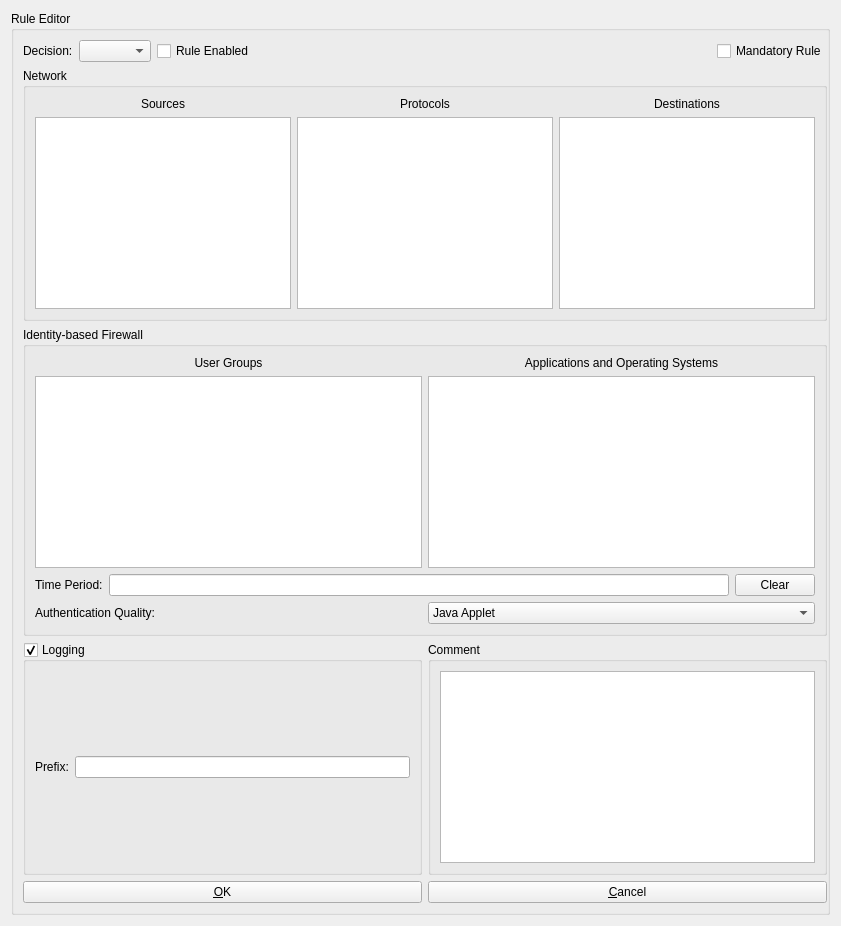
      <widget class="QWidget" name="page_2">
       <layout class="QVBoxLayout" name="verticalLayout_14">
        <item>
         <widget class="QGroupBox" name="acl_groupbox">
          <property name="title">
           <string>Rule Editor</string>
          </property>
          <layout class="QVBoxLayout" name="verticalLayout_13">
           <property name="rightMargin">
            <number>0</number>
           </property>
           <item>
            <layout class="QHBoxLayout" name="_7">
             <item>
              <widget class="QLabel" name="label">
               <property name="text">
                <string>Decision:</string>
               </property>
              </widget>
             </item>
             <item>
              <widget class="QComboBox" name="acl_decision">
               <property name="sizePolicy">
                <sizepolicy hsizetype="Minimum" vsizetype="Fixed">
                 <horstretch>0</horstretch>
                 <verstretch>0</verstretch>
                </sizepolicy>
               </property>
              </widget>
             </item>
             <item>
              <widget class="QCheckBox" name="acl_enabled">
               <property name="sizePolicy">
                <sizepolicy hsizetype="Expanding" vsizetype="Fixed">
                 <horstretch>0</horstretch>
                 <verstretch>0</verstretch>
                </sizepolicy>
               </property>
               <property name="text">
                <string>Rule Enabled</string>
               </property>
              </widget>
             </item>
             <item>
              <widget class="QCheckBox" name="acl_mandatory">
               <property name="text">
                <string>Mandatory Rule</string>
               </property>
              </widget>
             </item>
            </layout>
           </item>
           <item>
            <widget class="QGroupBox" name="groupBox">
             <property name="title">
              <string>Network</string>
             </property>
             <layout class="QGridLayout">
              <item row="0" column="0">
               <widget class="QLabel" name="label_2">
                <property name="text">
                 <string>Sources</string>
                </property>
                <property name="alignment">
                 <set>Qt::AlignCenter</set>
                </property>
               </widget>
              </item>
              <item row="0" column="1">
               <widget class="QLabel" name="label_4">
                <property name="text">
                 <string>Protocols</string>
                </property>
                <property name="alignment">
                 <set>Qt::AlignCenter</set>
                </property>
               </widget>
              </item>
              <item row="0" column="2">
               <widget class="QLabel" name="label_3">
                <property name="text">
                 <string>Destinations</string>
                </property>
                <property name="alignment">
                 <set>Qt::AlignCenter</set>
                </property>
               </widget>
              </item>
              <item row="1" column="0">
               <widget class="QListWidget" name="acl_sources">
                <property name="minimumSize">
                 <size>
                  <width>1</width>
                  <height>1</height>
                 </size>
                </property>
               </widget>
              </item>
              <item row="1" column="1">
               <widget class="QListWidget" name="acl_protocols">
                <property name="minimumSize">
                 <size>
                  <width>1</width>
                  <height>1</height>
                 </size>
                </property>
               </widget>
              </item>
              <item row="1" column="2">
               <widget class="QListWidget" name="acl_destinations">
                <property name="minimumSize">
                 <size>
                  <width>1</width>
                  <height>1</height>
                 </size>
                </property>
               </widget>
              </item>
             </layout>
            </widget>
           </item>
           <item>
            <widget class="QGroupBox" name="nufw_widget_group">
             <property name="enabled">
              <bool>true</bool>
             </property>
             <property name="title">
              <string>Identity-based Firewall</string>
             </property>
             <property name="flat">
              <bool>false</bool>
             </property>
             <property name="checkable">
              <bool>false</bool>
             </property>
             <layout class="QVBoxLayout" name="verticalLayout_16">
              <item>
               <layout class="QGridLayout" name="gridLayout_3">
                <item row="0" column="0">
                 <widget class="QLabel" name="label_6">
                  <property name="text">
                   <string>User Groups</string>
                  </property>
                  <property name="alignment">
                   <set>Qt::AlignCenter</set>
                  </property>
                 </widget>
                </item>
                <item row="0" column="1">
                 <widget class="QLabel" name="acl_applications_label">
                  <property name="text">
                   <string>Applications and Operating Systems</string>
                  </property>
                  <property name="alignment">
                   <set>Qt::AlignCenter</set>
                  </property>
                 </widget>
                </item>
                <item row="1" column="0">
                 <widget class="QListWidget" name="acl_user_groups">
                  <property name="minimumSize">
                   <size>
                    <width>1</width>
                    <height>1</height>
                   </size>
                  </property>
                 </widget>
                </item>
                <item row="1" column="1">
                 <widget class="QListWidget" name="acl_applications">
                  <property name="minimumSize">
                   <size>
                    <width>1</width>
                    <height>1</height>
                   </size>
                  </property>
                 </widget>
                </item>
               </layout>
              </item>
              <item>
               <layout class="QHBoxLayout" name="horizontalLayout_11">
                <item>
                 <widget class="QLabel" name="acl_time_period_label">
                  <property name="text">
                   <string>Time Period:</string>
                  </property>
                 </widget>
                </item>
                <item>
                 <widget class="QLineEdit" name="acl_time_period">
                  <property name="readOnly">
                   <bool>true</bool>
                  </property>
                 </widget>
                </item>
                <item>
                 <widget class="QPushButton" name="acl_clear_time_period">
                  <property name="text">
                   <string>Clear</string>
                  </property>
                  <property name="icon">
                   <iconset resource="../../ufwi-rpcc-qt/resources/ufwi-rpcc-qt.qrc">
                    <normaloff>:/icons/delete.png</normaloff>:/icons/delete.png</iconset>
                  </property>
                 </widget>
                </item>
               </layout>
              </item>
              <item>
               <layout class="QHBoxLayout" name="horizontalLayout_9">
                <item>
                 <widget class="QLabel" name="acl_auth_quality_label">
                  <property name="text">
                   <string>Authentication Quality:</string>
                  </property>
                 </widget>
                </item>
                <item>
                 <widget class="QComboBox" name="acl_auth_quality">
                  <property name="sizePolicy">
                   <sizepolicy hsizetype="Preferred" vsizetype="Fixed">
                    <horstretch>0</horstretch>
                    <verstretch>0</verstretch>
                   </sizepolicy>
                  </property>
                  <item>
                   <property name="text">
                    <string>Java Applet</string>
                   </property>
                  </item>
                  <item>
                   <property name="text">
                    <string>NuFW authentication</string>
                   </property>
                  </item>
                  <item>
                   <property name="text">
                    <string>Certificate authentication</string>
                   </property>
                  </item>
                 </widget>
                </item>
               </layout>
              </item>
             </layout>
            </widget>
           </item>
           <item>
            <layout class="QHBoxLayout">
             <item>
              <widget class="QGroupBox" name="acl_use_log">
               <property name="title">
                <string>Logging</string>
               </property>
               <property name="checkable">
                <bool>true</bool>
               </property>
               <layout class="QHBoxLayout">
                <item>
                 <widget class="QLabel" name="acl_log_prefix_label">
                  <property name="text">
                   <string>Prefix:</string>
                  </property>
                 </widget>
                </item>
                <item>
                 <widget class="QLineEdit" name="acl_log_prefix"/>
                </item>
               </layout>
              </widget>
             </item>
             <item>
              <widget class="QGroupBox" name="groupBox_2">
               <property name="title">
                <string>Comment</string>
               </property>
               <layout class="QVBoxLayout">
                <item>
                 <widget class="QTextEdit" name="acl_comment"/>
                </item>
               </layout>
              </widget>
             </item>
            </layout>
           </item>
           <item>
            <layout class="QHBoxLayout">
             <item>
              <widget class="QPushButton" name="acl_save_button">
               <property name="text">
                <string>&amp;OK</string>
               </property>
               <property name="icon">
                <iconset resource="../../ufwi-rpcc-qt/resources/ufwi-rpcc-qt.qrc">
                 <normaloff>:/icons/save.png</normaloff>:/icons/save.png</iconset>
               </property>
              </widget>
             </item>
             <item>
              <widget class="QPushButton" name="acl_cancel_button">
               <property name="text">
                <string>&amp;Cancel</string>
               </property>
               <property name="icon">
                <iconset resource="../../ufwi-rpcc-qt/resources/ufwi-rpcc-qt.qrc">
                 <normaloff>:/icons/wrong.png</normaloff>:/icons/wrong.png</iconset>
               </property>
              </widget>
             </item>
            </layout>
           </item>
          </layout>
         </widget>
        </item>
       </layout>
      </widget>
